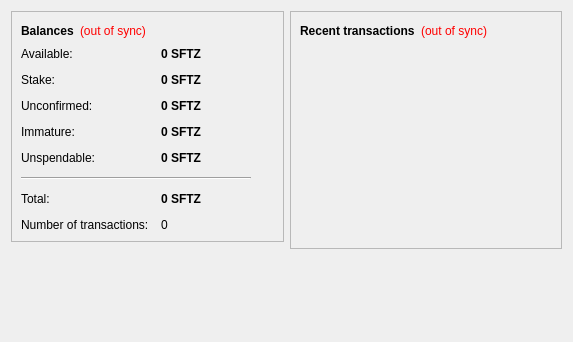
<?xml version="1.0" encoding="UTF-8"?>
<ui version="4.0">
 <class>OverviewPage</class>
 <widget class="QWidget" name="OverviewPage">
  <property name="geometry">
   <rect>
    <x>0</x>
    <y>0</y>
    <width>573</width>
    <height>342</height>
   </rect>
  </property>
  <property name="windowTitle">
   <string>Form</string>
  </property>
  <layout class="QHBoxLayout" name="horizontalLayout" stretch="1,1">
   <item>
    <layout class="QVBoxLayout" name="verticalLayout_2">
     <item>
      <widget class="QFrame" name="frame">
       <property name="frameShape">
        <enum>QFrame::StyledPanel</enum>
       </property>
       <property name="frameShadow">
        <enum>QFrame::Raised</enum>
       </property>
       <layout class="QVBoxLayout" name="verticalLayout_4">
        <item>
         <layout class="QHBoxLayout" name="horizontalLayout_4">
          <item>
           <widget class="QLabel" name="label_5">
            <property name="font">
             <font>
              <weight>75</weight>
              <bold>true</bold>
             </font>
            </property>
            <property name="text">
             <string>Balances</string>
            </property>
           </widget>
          </item>
          <item>
           <widget class="QLabel" name="labelWalletStatus">
            <property name="toolTip">
             <string>The displayed information may be out of date. Your wallet automatically synchronizes with the SFTZ network after a connection is established, but this process has not completed yet.</string>
            </property>
            <property name="styleSheet">
             <string notr="true">QLabel { color: red; }</string>
            </property>
            <property name="text">
             <string notr="true">(out of sync)</string>
            </property>
            <property name="alignment">
             <set>Qt::AlignLeading|Qt::AlignLeft|Qt::AlignVCenter</set>
            </property>
           </widget>
          </item>
          <item>
           <spacer name="horizontalSpacer_2">
            <property name="orientation">
             <enum>Qt::Horizontal</enum>
            </property>
            <property name="sizeHint" stdset="0">
             <size>
              <width>40</width>
              <height>20</height>
             </size>
            </property>
           </spacer>
          </item>
         </layout>
        </item>
        <item>
         <layout class="QFormLayout" name="formLayout_2">
          <property name="fieldGrowthPolicy">
           <enum>QFormLayout::AllNonFixedFieldsGrow</enum>
          </property>
          <property name="horizontalSpacing">
           <number>12</number>
          </property>
          <property name="verticalSpacing">
           <number>12</number>
          </property>
          <item row="0" column="0">
           <widget class="QLabel" name="labelAvailableText">
            <property name="toolTip">
             <string>Your current available balance</string>
            </property>
            <property name="text">
             <string>Available:</string>
            </property>
           </widget>
          </item>
          <item row="0" column="1">
           <widget class="QLabel" name="labelAvailable">
            <property name="font">
             <font>
              <weight>75</weight>
              <bold>true</bold>
             </font>
            </property>
            <property name="cursor">
             <cursorShape>IBeamCursor</cursorShape>
            </property>
            <property name="toolTip">
             <string>Your current available balance</string>
            </property>
            <property name="text">
             <string notr="true">0 SFTZ</string>
            </property>
            <property name="alignment">
             <set>Qt::AlignLeading|Qt::AlignLeft|Qt::AlignVCenter</set>
            </property>
            <property name="textInteractionFlags">
             <set>Qt::LinksAccessibleByMouse|Qt::TextSelectableByKeyboard|Qt::TextSelectableByMouse</set>
            </property>
           </widget>
          </item>
          <item row="1" column="0">
           <widget class="QLabel" name="label_6">
            <property name="toolTip">
             <string>Total of coins that was staked, and do not yet count toward the current balance</string>
            </property>
            <property name="text">
             <string>Stake:</string>
            </property>
           </widget>
          </item>
          <item row="1" column="1">
           <widget class="QLabel" name="labelStake">
            <property name="font">
             <font>
              <weight>75</weight>
              <bold>true</bold>
             </font>
            </property>
            <property name="cursor">
             <cursorShape>IBeamCursor</cursorShape>
            </property>
            <property name="toolTip">
             <string>Total of coins that was staked, and do not yet count toward the current balance</string>
            </property>
            <property name="text">
             <string notr="true">0 SFTZ</string>
            </property>
            <property name="alignment">
             <set>Qt::AlignLeading|Qt::AlignLeft|Qt::AlignVCenter</set>
            </property>
            <property name="textInteractionFlags">
             <set>Qt::LinksAccessibleByMouse|Qt::TextSelectableByKeyboard|Qt::TextSelectableByMouse</set>
            </property>
           </widget>
          </item>
          <item row="2" column="0">
           <widget class="QLabel" name="label_3">
            <property name="toolTip">
             <string>Total of transactions that have yet to be confirmed, and do not yet count toward the current balance</string>
            </property>
            <property name="text">
             <string>Unconfirmed:</string>
            </property>
           </widget>
          </item>
          <item row="2" column="1">
           <widget class="QLabel" name="labelUnconfirmed">
            <property name="font">
             <font>
              <weight>75</weight>
              <bold>true</bold>
             </font>
            </property>
            <property name="cursor">
             <cursorShape>IBeamCursor</cursorShape>
            </property>
            <property name="toolTip">
             <string>Total of transactions that have yet to be confirmed, and do not yet count toward the current balance</string>
            </property>
            <property name="text">
             <string notr="true">0 SFTZ</string>
            </property>
            <property name="alignment">
             <set>Qt::AlignLeading|Qt::AlignLeft|Qt::AlignVCenter</set>
            </property>
            <property name="textInteractionFlags">
             <set>Qt::LinksAccessibleByMouse|Qt::TextSelectableByKeyboard|Qt::TextSelectableByMouse</set>
            </property>
           </widget>
          </item>
          <item row="3" column="0">
           <widget class="QLabel" name="labelImmatureText">
            <property name="toolTip">
             <string>Mined balance that has not yet matured</string>
            </property>
            <property name="text">
             <string>Immature:</string>
            </property>
           </widget>
          </item>
          <item row="3" column="1">
           <widget class="QLabel" name="labelImmature">
            <property name="font">
             <font>
              <weight>75</weight>
              <bold>true</bold>
             </font>
            </property>
            <property name="toolTip">
             <string>Mined balance that has not yet matured</string>
            </property>
            <property name="text">
             <string notr="true">0 SFTZ</string>
            </property>
            <property name="alignment">
             <set>Qt::AlignLeading|Qt::AlignLeft|Qt::AlignVCenter</set>
            </property>
            <property name="textInteractionFlags">
             <set>Qt::LinksAccessibleByMouse|Qt::TextSelectableByKeyboard|Qt::TextSelectableByMouse</set>
            </property>
           </widget>
          </item>
          <item row="4" column="0">
           <widget class="QLabel" name="labelBalanceWatchOnlyText">
            <property name="toolTip">
             <string>Your unspendable balance</string>
            </property>
            <property name="text">
             <string>Unspendable:</string>
            </property>
           </widget>
          </item>
          <item row="4" column="1">
           <widget class="QLabel" name="labelBalanceWatchOnly">
            <property name="font">
             <font>
              <weight>75</weight>
              <bold>true</bold>
             </font>
            </property>
            <property name="cursor">
             <cursorShape>IBeamCursor</cursorShape>
            </property>
            <property name="toolTip">
             <string>Your unspendable balance</string>
            </property>
            <property name="text">
             <string notr="true">0 SFTZ</string>
            </property>
            <property name="alignment">
             <set>Qt::AlignLeading|Qt::AlignLeft|Qt::AlignVCenter</set>
            </property>
            <property name="textInteractionFlags">
             <set>Qt::LinksAccessibleByMouse|Qt::TextSelectableByKeyboard|Qt::TextSelectableByMouse</set>
            </property>
           </widget>
          </item>
          <item row="5" column="0" colspan="2">
           <widget class="Line" name="line">
            <property name="maximumSize">
             <size>
              <width>230</width>
              <height>16777215</height>
             </size>
            </property>
            <property name="orientation">
             <enum>Qt::Horizontal</enum>
            </property>
           </widget>
          </item>
          <item row="6" column="0">
           <widget class="QLabel" name="labelTotalText">
            <property name="toolTip">
             <string>Your current total balance</string>
            </property>
            <property name="text">
             <string>Total:</string>
            </property>
           </widget>
          </item>
          <item row="6" column="1">
           <widget class="QLabel" name="labelTotal">
            <property name="font">
             <font>
              <weight>75</weight>
              <bold>true</bold>
             </font>
            </property>
            <property name="toolTip">
             <string>Your current total balance</string>
            </property>
            <property name="text">
             <string notr="true">0 SFTZ</string>
            </property>
            <property name="alignment">
             <set>Qt::AlignLeading|Qt::AlignLeft|Qt::AlignVCenter</set>
            </property>
            <property name="textInteractionFlags">
             <set>Qt::LinksAccessibleByMouse|Qt::TextSelectableByKeyboard|Qt::TextSelectableByMouse</set>
            </property>
           </widget>
          </item>
          <item row="7" column="0">
           <widget class="QLabel" name="label_2">
            <property name="toolTip">
             <string>Total number of transactions in wallet</string>
            </property>
            <property name="text">
             <string>Number of transactions:</string>
            </property>
           </widget>
          </item>
          <item row="7" column="1">
           <widget class="QLabel" name="labelNumTransactions">
            <property name="toolTip">
             <string>Total number of transactions in wallet</string>
            </property>
            <property name="text">
             <string notr="true">0</string>
            </property>
           </widget>
          </item>
         </layout>
        </item>
       </layout>
      </widget>
     </item>
     <item>
      <spacer name="verticalSpacer">
       <property name="orientation">
        <enum>Qt::Vertical</enum>
       </property>
       <property name="sizeHint" stdset="0">
        <size>
         <width>20</width>
         <height>40</height>
        </size>
       </property>
      </spacer>
     </item>
    </layout>
   </item>
   <item>
    <layout class="QVBoxLayout" name="verticalLayout_3">
     <item>
      <widget class="QFrame" name="frame_2">
       <property name="frameShape">
        <enum>QFrame::StyledPanel</enum>
       </property>
       <property name="frameShadow">
        <enum>QFrame::Raised</enum>
       </property>
       <layout class="QVBoxLayout" name="verticalLayout">
        <item>
         <layout class="QHBoxLayout" name="horizontalLayout_2">
          <item>
           <widget class="QLabel" name="label_4">
            <property name="text">
             <string>&lt;b&gt;Recent transactions&lt;/b&gt;</string>
            </property>
           </widget>
          </item>
          <item>
           <widget class="QLabel" name="labelTransactionsStatus">
            <property name="toolTip">
             <string>The displayed information may be out of date. Your wallet automatically synchronizes with the SFTZ network after a connection is established, but this process has not completed yet.</string>
            </property>
            <property name="styleSheet">
             <string notr="true">QLabel { color: red; }</string>
            </property>
            <property name="text">
             <string notr="true">(out of sync)</string>
            </property>
            <property name="alignment">
             <set>Qt::AlignRight|Qt::AlignTrailing|Qt::AlignVCenter</set>
            </property>
           </widget>
          </item>
          <item>
           <spacer name="horizontalSpacer">
            <property name="orientation">
             <enum>Qt::Horizontal</enum>
            </property>
            <property name="sizeHint" stdset="0">
             <size>
              <width>40</width>
              <height>20</height>
             </size>
            </property>
           </spacer>
          </item>
         </layout>
        </item>
        <item>
         <widget class="QListView" name="listTransactions">
          <property name="styleSheet">
           <string notr="true">QListView { background: transparent; }</string>
          </property>
          <property name="frameShape">
           <enum>QFrame::NoFrame</enum>
          </property>
          <property name="verticalScrollBarPolicy">
           <enum>Qt::ScrollBarAlwaysOff</enum>
          </property>
          <property name="horizontalScrollBarPolicy">
           <enum>Qt::ScrollBarAlwaysOff</enum>
          </property>
          <property name="selectionMode">
           <enum>QAbstractItemView::NoSelection</enum>
          </property>
         </widget>
        </item>
       </layout>
      </widget>
     </item>
     <item>
      <spacer name="verticalSpacer_2">
       <property name="orientation">
        <enum>Qt::Vertical</enum>
       </property>
       <property name="sizeHint" stdset="0">
        <size>
         <width>20</width>
         <height>40</height>
        </size>
       </property>
      </spacer>
     </item>
    </layout>
   </item>
  </layout>
 </widget>
 <resources/>
 <connections/>
</ui>
